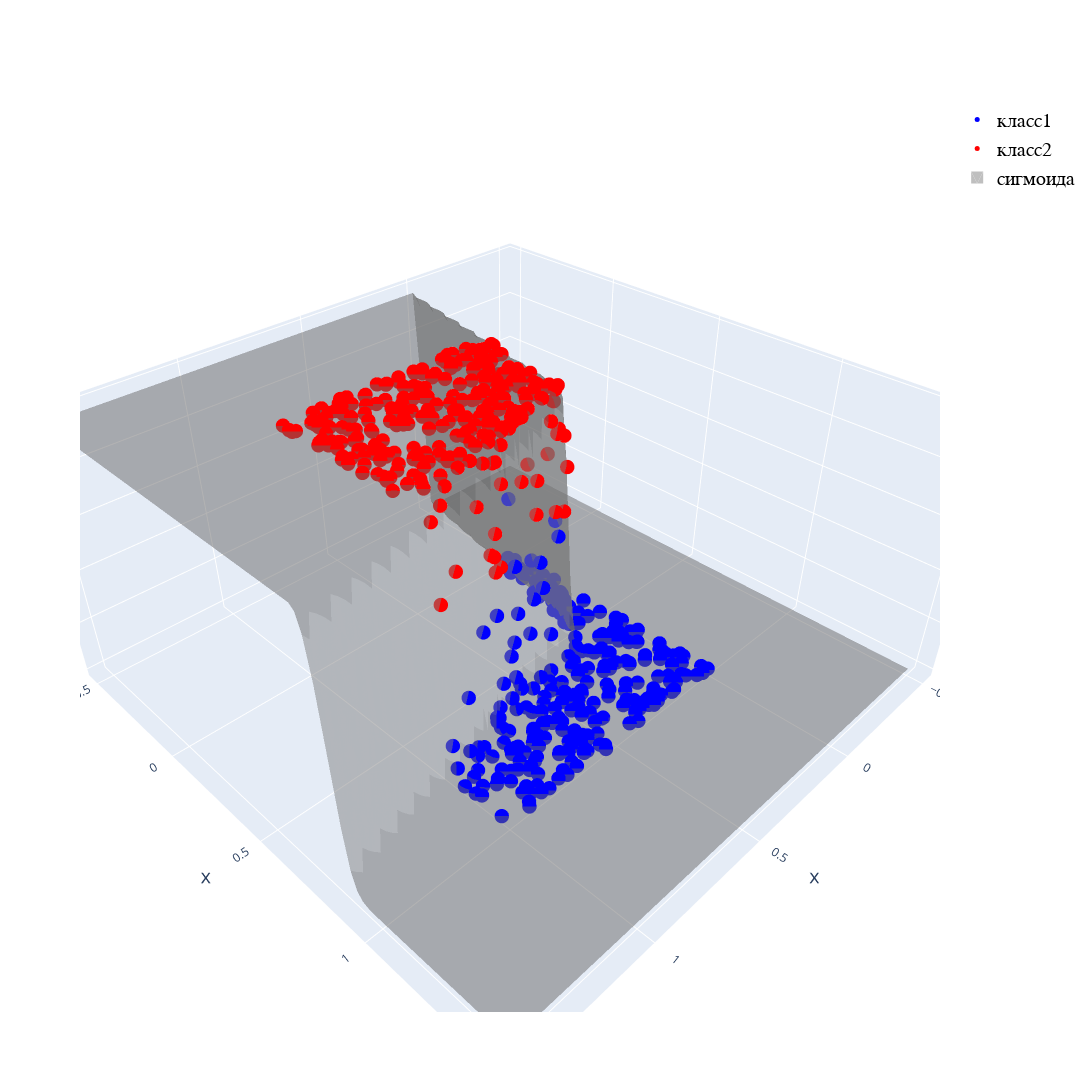

The notebook cell this image was saved under:
### Markdown cell above
Отрисовка графика

### Code cell
data = []

# подготовка элементов графика
data.append(
    go.Scatter3d(
        x = X[np.invert(Y), 0].flatten(),
        y = X[np.invert(Y), 1].flatten(),
        z = probs_hat[np.invert(Y)].flatten(),
        marker = {'size':5, 'color':'#0000ff'},
        name = 'класс1',
        mode = 'markers',
    )
)

data.append(
    go.Scatter3d(
        x = X[Y, 0].flatten(),
        y = X[Y, 1].flatten(),
        z = probs_hat[Y].flatten(),
        marker = {'size':5, 'color':'red'},
        name = 'класс2',
        mode = 'markers'
    )
)


data.append(
    go.Mesh3d(    
        x=x1.ravel(),
        y=x2.ravel(),
        z=pp.ravel(),
        opacity=0.5, color='gray',
        colorbar_thickness=25, 
        flatshading=True,
        showlegend = True,
        name = 'сигмоида',
        i = i_ind, j = j_ind, k = k_ind
    )
)

print(pp.ravel().max())

# настройка отображения
fig = go.Figure(data)

fig.update_layout(
    height=750, width=1500
)

fig.layout = go.Layout(
    scene = dict(
        xaxis = dict(title='x',titlefont = {'size':20}),
        yaxis = dict(title='x',titlefont = {'size':20}),
        zaxis = dict(title='p',titlefont = {'size':20}),
    ),
    legend=dict(
        font=dict(
            family="Courier",
            size=20,
            color="black",
        )
    ),
    width=1500,
    height=1500
)


fig.show()

### Figure 1 — Plotly figure (JSON) as saved in the notebook; plotly's stock layout.template omitted (floating-point values rounded to 4 significant figures; data arrays with more than 128 entries replaced by an {"elided": "..."} marker saying what was removed)
{"data": [{"marker": {"color": "#0000ff", "size": 5}, "mode": "markers", "name": "класс1", "type": "scatter3d", "x": {"elided": "298 float values"}, "y": {"elided": "298 float values"}, "z": {"elided": "298 float values"}}, {"marker": {"color": "red", "size": 5}, "mode": "markers", "name": "класс2", "type": "scatter3d", "x": {"elided": "302 float values"}, "y": {"elided": "302 float values"}, "z": {"elided": "302 float values"}}, {"color": "gray", "colorbar": {"thickness": 25}, "flatshading": true, "i": {"elided": "19602 int values"}, "j": {"elided": "19602 int values"}, "k": {"elided": "19602 int values"}, "name": "сигмоида", "opacity": 0.5, "showlegend": true, "type": "mesh3d", "x": {"elided": "10000 float values"}, "y": {"elided": "10000 float values"}, "z": {"elided": "10000 float values"}}], "layout": {"height": 1500, "legend": {"font": {"color": "black", "family": "Courier", "size": 20}}, "scene": {"xaxis": {"title": {"font": {"size": 20}, "text": "x"}}, "yaxis": {"title": {"font": {"size": 20}, "text": "x"}}, "zaxis": {"title": {"font": {"size": 20}, "text": "p"}}}, "width": 1500}}
